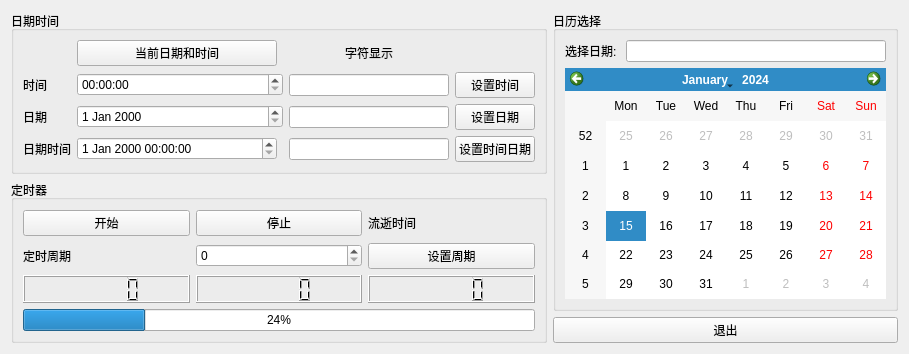
<?xml version="1.0" encoding="UTF-8"?>
<ui version="4.0">
 <class>Widget</class>
 <widget class="QWidget" name="Widget">
  <property name="geometry">
   <rect>
    <x>0</x>
    <y>0</y>
    <width>909</width>
    <height>354</height>
   </rect>
  </property>
  <property name="windowTitle">
   <string>Widget</string>
  </property>
  <layout class="QGridLayout" name="gridLayout_4">
   <item row="0" column="0">
    <layout class="QVBoxLayout" name="verticalLayout">
     <item>
      <widget class="QGroupBox" name="groupBox">
       <property name="title">
        <string>日期时间</string>
       </property>
       <layout class="QGridLayout" name="gridLayout">
        <item row="2" column="0">
         <widget class="QLabel" name="label_2">
          <property name="text">
           <string>时间</string>
          </property>
         </widget>
        </item>
        <item row="3" column="3">
         <widget class="QLineEdit" name="ledtDate"/>
        </item>
        <item row="2" column="3">
         <widget class="QLineEdit" name="ledtTime"/>
        </item>
        <item row="3" column="4">
         <widget class="QPushButton" name="btnSetDate">
          <property name="text">
           <string>设置日期</string>
          </property>
         </widget>
        </item>
        <item row="4" column="0">
         <widget class="QLabel" name="label_3">
          <property name="text">
           <string>日期时间</string>
          </property>
         </widget>
        </item>
        <item row="2" column="1" colspan="2">
         <widget class="QTimeEdit" name="timeEdit">
          <property name="minimumSize">
           <size>
            <width>150</width>
            <height>0</height>
           </size>
          </property>
         </widget>
        </item>
        <item row="4" column="3">
         <widget class="QLineEdit" name="ledtDateTime">
          <property name="minimumSize">
           <size>
            <width>160</width>
            <height>0</height>
           </size>
          </property>
         </widget>
        </item>
        <item row="3" column="1" colspan="2">
         <widget class="QDateEdit" name="dateEdit">
          <property name="minimumSize">
           <size>
            <width>150</width>
            <height>0</height>
           </size>
          </property>
         </widget>
        </item>
        <item row="2" column="4">
         <widget class="QPushButton" name="btnSetTime">
          <property name="text">
           <string>设置时间</string>
          </property>
         </widget>
        </item>
        <item row="3" column="0">
         <widget class="QLabel" name="label">
          <property name="text">
           <string>日期</string>
          </property>
         </widget>
        </item>
        <item row="4" column="4">
         <widget class="QPushButton" name="btnSetDateTime">
          <property name="text">
           <string>设置时间日期</string>
          </property>
         </widget>
        </item>
        <item row="4" column="1">
         <widget class="QDateTimeEdit" name="dateTimeEdit">
          <property name="minimumSize">
           <size>
            <width>150</width>
            <height>0</height>
           </size>
          </property>
         </widget>
        </item>
        <item row="1" column="1">
         <widget class="QPushButton" name="btnCurDateTime">
          <property name="minimumSize">
           <size>
            <width>200</width>
            <height>0</height>
           </size>
          </property>
          <property name="text">
           <string>当前日期和时间</string>
          </property>
         </widget>
        </item>
        <item row="1" column="3">
         <widget class="QLabel" name="label_4">
          <property name="contextMenuPolicy">
           <enum>Qt::NoContextMenu</enum>
          </property>
          <property name="toolTipDuration">
           <number>0</number>
          </property>
          <property name="text">
           <string>字符显示</string>
          </property>
          <property name="alignment">
           <set>Qt::AlignCenter</set>
          </property>
         </widget>
        </item>
       </layout>
      </widget>
     </item>
     <item>
      <widget class="QGroupBox" name="groupBox_2">
       <property name="title">
        <string>定时器</string>
       </property>
       <layout class="QGridLayout" name="gridLayout_2">
        <item row="0" column="0">
         <layout class="QVBoxLayout" name="verticalLayout_3">
          <item>
           <layout class="QHBoxLayout" name="horizontalLayout_12">
            <item>
             <widget class="QPushButton" name="btnClockStart">
              <property name="text">
               <string>开始</string>
              </property>
             </widget>
            </item>
            <item>
             <widget class="QPushButton" name="btnClockEnd">
              <property name="text">
               <string>停止</string>
              </property>
             </widget>
            </item>
            <item>
             <widget class="QLabel" name="lbTimeFlow">
              <property name="text">
               <string>流逝时间</string>
              </property>
             </widget>
            </item>
           </layout>
          </item>
          <item>
           <layout class="QHBoxLayout" name="horizontalLayout_11">
            <item>
             <widget class="QLabel" name="lbClockPeriod">
              <property name="text">
               <string>定时周期</string>
              </property>
             </widget>
            </item>
            <item>
             <widget class="QSpinBox" name="spbClockPeriod"/>
            </item>
            <item>
             <widget class="QPushButton" name="btnSetPeriod">
              <property name="text">
               <string>设置周期</string>
              </property>
             </widget>
            </item>
           </layout>
          </item>
          <item>
           <layout class="QHBoxLayout" name="horizontalLayout_10">
            <item>
             <widget class="QLCDNumber" name="lcdHour"/>
            </item>
            <item>
             <widget class="QLCDNumber" name="lcdMinute"/>
            </item>
            <item>
             <widget class="QLCDNumber" name="lcdSecond">
              <property name="segmentStyle">
               <enum>QLCDNumber::Filled</enum>
              </property>
              <property name="intValue" stdset="0">
               <number>0</number>
              </property>
             </widget>
            </item>
           </layout>
          </item>
         </layout>
        </item>
        <item row="1" column="0">
         <widget class="QProgressBar" name="progressBar">
          <property name="value">
           <number>24</number>
          </property>
         </widget>
        </item>
       </layout>
      </widget>
     </item>
    </layout>
   </item>
   <item row="0" column="1">
    <layout class="QVBoxLayout" name="verticalLayout_2">
     <item>
      <widget class="QGroupBox" name="groupBox_3">
       <property name="title">
        <string>日历选择</string>
       </property>
       <layout class="QGridLayout" name="gridLayout_3">
        <item row="0" column="0">
         <layout class="QVBoxLayout" name="verticalLayout_4">
          <item>
           <layout class="QHBoxLayout" name="horizontalLayout_13">
            <item>
             <widget class="QLabel" name="label_7">
              <property name="text">
               <string>选择日期: </string>
              </property>
             </widget>
            </item>
            <item>
             <widget class="QLineEdit" name="ledtSelectDateTime"/>
            </item>
           </layout>
          </item>
          <item>
           <widget class="QCalendarWidget" name="calendarWidget"/>
          </item>
         </layout>
        </item>
       </layout>
      </widget>
     </item>
     <item>
      <widget class="QPushButton" name="btn_exit">
       <property name="text">
        <string>退出</string>
       </property>
      </widget>
     </item>
    </layout>
   </item>
  </layout>
 </widget>
 <resources/>
 <connections>
  <connection>
   <sender>btn_exit</sender>
   <signal>clicked()</signal>
   <receiver>Widget</receiver>
   <slot>close()</slot>
   <hints>
    <hint type="sourcelabel">
     <x>706</x>
     <y>536</y>
    </hint>
    <hint type="destinationlabel">
     <x>437</x>
     <y>279</y>
    </hint>
   </hints>
  </connection>
 </connections>
</ui>
